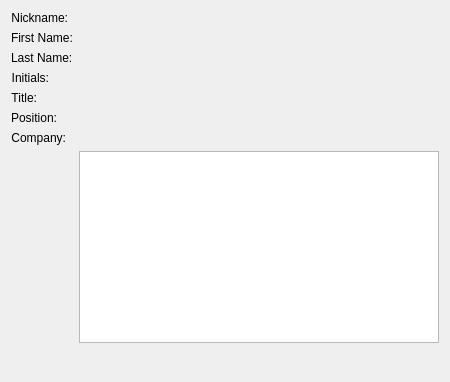
<?xml version="1.0" encoding="utf-8"?>
<ui version="4.0">
 <author>
  SPDX-FileCopyrightText: none
  SPDX-License-Identifier: GPL-3.0-or-later
 </author>
 <class>KoDocumentInfoAuthorWidget</class>
 <widget class="QWidget" name="KoDocumentInfoAuthorWidget">
  <property name="geometry">
   <rect>
    <x>0</x>
    <y>0</y>
    <width>450</width>
    <height>382</height>
   </rect>
  </property>
  <layout class="QFormLayout" name="formLayout">
   <item column="0" row="0">
    <widget class="QLabel" name="fullNameLabel">
     <property name="text">
      <string>Nickname:</string>
     </property>
     <property name="alignment">
      <set>Qt::AlignRight|Qt::AlignTrailing|Qt::AlignVCenter</set>
     </property>
    </widget>
   </item>
   <item column="1" row="0">
    <widget class="QLabel" name="nickName">
     <property name="text">
      <string/>
     </property>
    </widget>
   </item>
   <item column="0" row="1">
    <widget class="QLabel" name="lblfirstname">
     <property name="text">
      <string>First Name:</string>
     </property>
    </widget>
   </item>
   <item column="1" row="1">
    <widget class="QLabel" name="firstName">
     <property name="text">
      <string/>
     </property>
    </widget>
   </item>
   <item column="0" row="2">
    <widget class="QLabel" name="lblLastName">
     <property name="text">
      <string>Last Name:</string>
     </property>
    </widget>
   </item>
   <item column="1" row="2">
    <widget class="QLabel" name="lastName">
     <property name="text">
      <string/>
     </property>
    </widget>
   </item>
   <item column="0" row="3">
    <widget class="QLabel" name="lblInitialsDesc">
     <property name="text">
      <string>Initials:</string>
     </property>
     <property name="alignment">
      <set>Qt::AlignRight|Qt::AlignTrailing|Qt::AlignVCenter</set>
     </property>
    </widget>
   </item>
   <item column="1" row="3">
    <widget class="QLabel" name="initials">
     <property name="sizePolicy">
      <sizepolicy hsizetype="Expanding" vsizetype="Preferred">
       <horstretch>0</horstretch>
       <verstretch>0</verstretch>
      </sizepolicy>
     </property>
     <property name="text">
      <string/>
     </property>
    </widget>
   </item>
   <item column="0" row="4">
    <widget class="QLabel" name="lblTitleDesc">
     <property name="text">
      <string>Title:</string>
     </property>
     <property name="alignment">
      <set>Qt::AlignRight|Qt::AlignTrailing|Qt::AlignVCenter</set>
     </property>
    </widget>
   </item>
   <item column="1" row="4">
    <widget class="QLabel" name="title">
     <property name="text">
      <string/>
     </property>
    </widget>
   </item>
   <item column="0" row="5">
    <widget class="QLabel" name="lblPositionDesc">
     <property name="text">
      <string comment="Job Position">Position:</string>
     </property>
     <property name="alignment">
      <set>Qt::AlignRight|Qt::AlignTrailing|Qt::AlignVCenter</set>
     </property>
    </widget>
   </item>
   <item column="1" row="5">
    <widget class="QLabel" name="position">
     <property name="text">
      <string/>
     </property>
    </widget>
   </item>
   <item column="0" row="6">
    <widget class="QLabel" name="lblCompanyDesc">
     <property name="text">
      <string>Company:</string>
     </property>
     <property name="alignment">
      <set>Qt::AlignRight|Qt::AlignTrailing|Qt::AlignVCenter</set>
     </property>
    </widget>
   </item>
   <item column="1" row="6">
    <widget class="QLabel" name="company">
     <property name="text">
      <string/>
     </property>
    </widget>
   </item>
   <item column="1" row="7">
    <widget class="QListWidget" name="leContact"/>
   </item>
   <item column="1" row="8">
    <spacer>
     <property name="orientation">
      <enum>Qt::Vertical</enum>
     </property>
     <property name="sizeHint" stdset="0">
      <size>
       <width>20</width>
       <height>0</height>
      </size>
     </property>
    </spacer>
   </item>
  </layout>
 </widget>
 <resources/>
 <connections/>
</ui>
